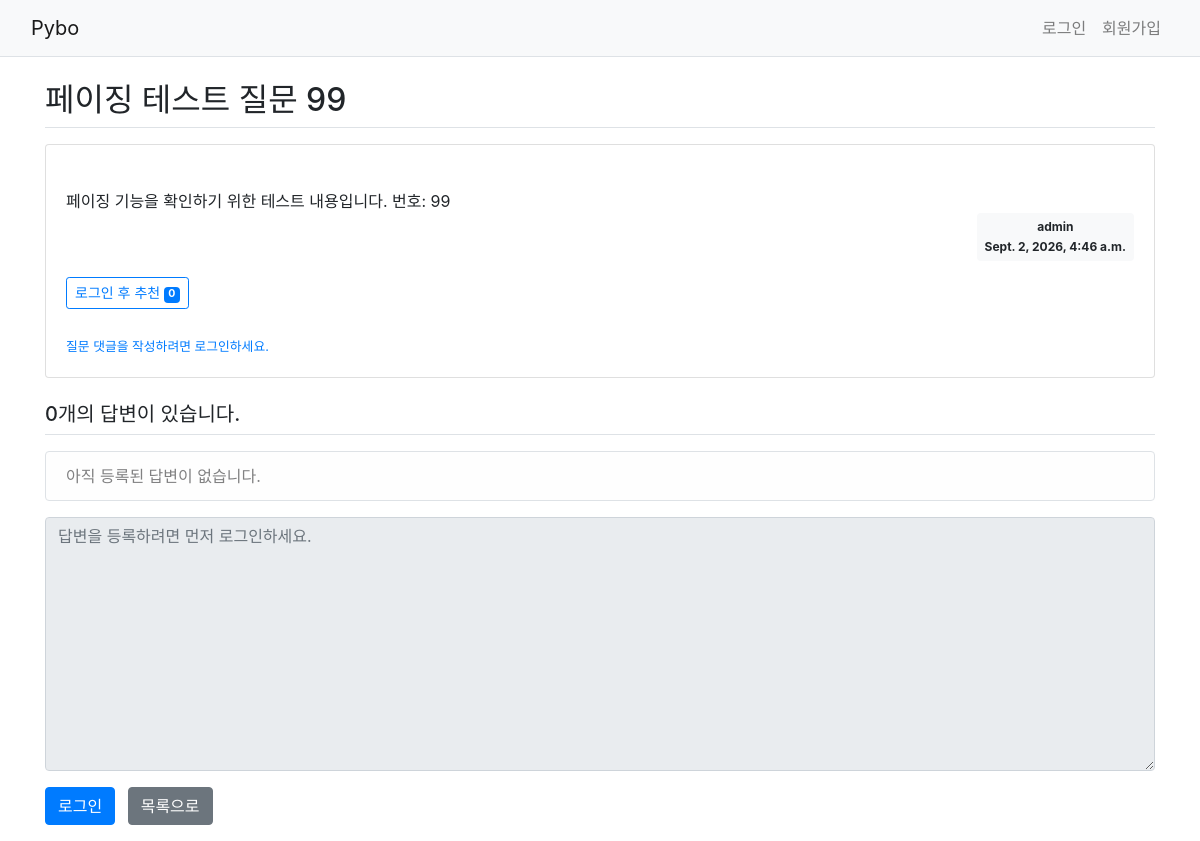
Page /pybo/104/ on the earlier database version.
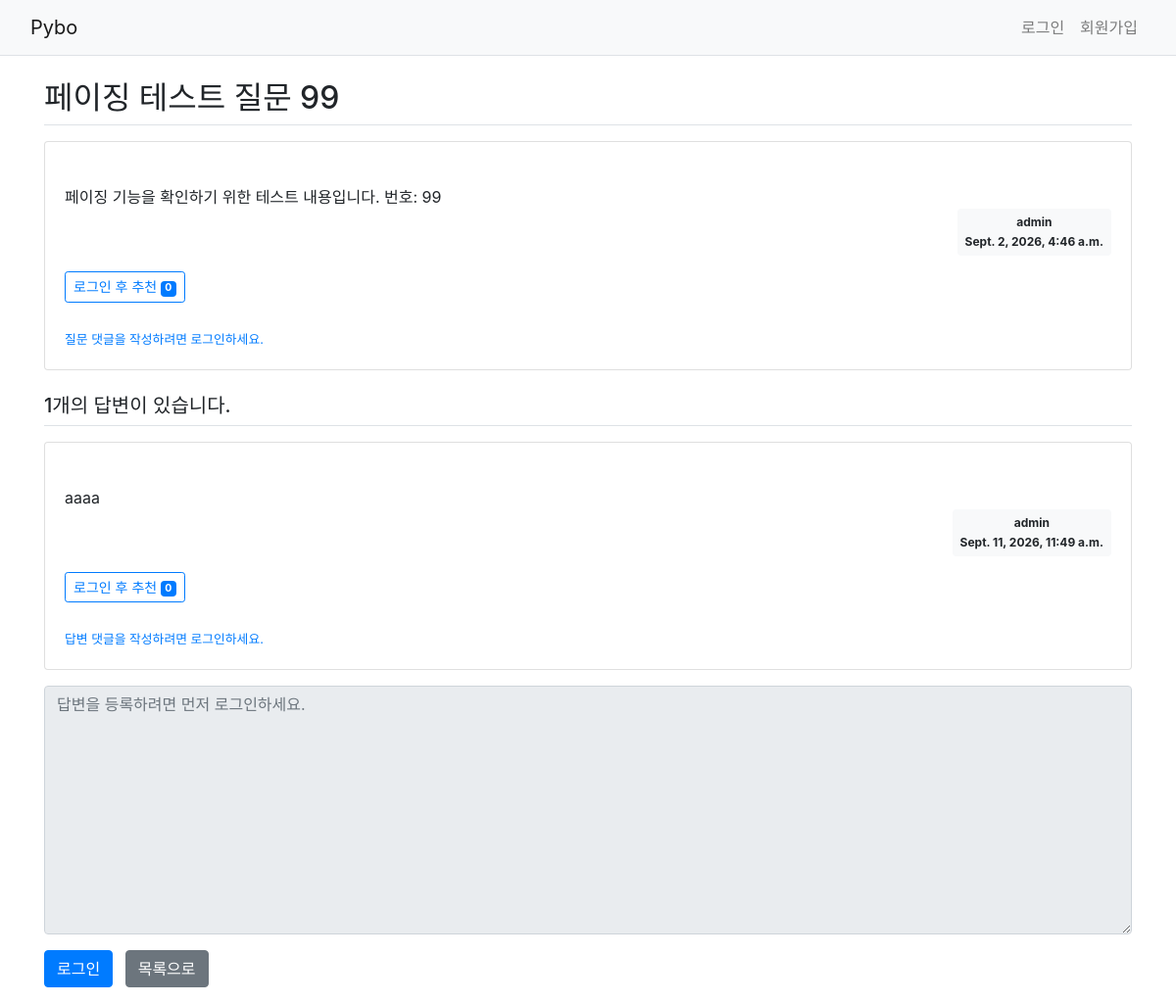
Same page on the later database version.
### pybo/models.py (models this page shows, shortened)
class Question(models.Model):
    author = models.ForeignKey(
        User,
        on_delete=models.CASCADE,
        related_name='author_question',
    )
    subject = models.CharField(
        max_length=200,
    )
    content = models.TextField()
    create_date = models.DateTimeField()
    modify_date = models.DateTimeField(
        null=True,
        blank=True,
    )
    voter = models.ManyToManyField(
        User,
        related_name='voter_question',
        blank=True,
    )

class Answer(models.Model):
    author = models.ForeignKey(
        User,
        on_delete=models.CASCADE,
        related_name='author_answer',
    )
    question = models.ForeignKey(
        Question,
        on_delete=models.CASCADE,
    )
    content = models.TextField()
    create_date = models.DateTimeField()
    modify_date = models.DateTimeField(
        null=True,
        blank=True,
    )
    voter = models.ManyToManyField(
        User,
        related_name='voter_answer',
        blank=True,
    )

### pybo/views/base_views.py (the view)
def detail(request, question_id):
    question = get_object_or_404(
        Question,
        pk=question_id,
    )
    context = {
        'question': question,
    }
    return render(
        request,
        'pybo/question_detail.html',
        context,
    )

### templates/pybo/question_detail.html (shortened to what the changed rows need)
{% extends 'base.html' %}
{% block content %}
<div class="container my-3">
    <h2 class="border-bottom py-2">
        {{ question.subject }}
    </h2>
    <div class="card my-3">
        <div class="card-body">
            <div class="card-text"
                 style="white-space: pre-line;">
                {{ question.content }}
            </div>
            <div class="d-flex justify-content-end">
                <div class="badge badge-light p-2">
                    <div class="mb-2">
                        {{ question.author.username }}
                    </div>
                    <div>
                        {{ question.create_date }}
                    </div>
                </div>
            </div>
            <div class="my-3">
                {% if request.user.is_authenticated %}
                <!--
                    로그인한 사용자가 추천 버튼을 누르면
                    vote_question View로 POST 요청을 보낸다.
                -->
                <form method="post"
                      action="{% url 'pybo:vote_question' question.id %}"
                      class="d-inline">
                    {% csrf_token %}
                    <button type="submit"
                            class="btn btn-sm btn-outline-primary">
                        질문 추천
                        <span class="badge badge-primary">
                            {{ question.voter.count }}
                        </span>
                    </button>
                </form>
                {% else %}
                <a href="{% url 'common:login' %}?next={{ request.path }}"
                   class="btn btn-sm btn-outline-primary">
                    로그인 후 추천
                    <span class="badge badge-primary">
                        {{ question.voter.count }}
                    </span>
                </a>
                {% endif %}
            </div>
            <div class="mt-2">
                {% if request.user.is_authenticated %}
                <a href="{% url 'pybo:comment_create_question' question.id %}"
                   class="small">
                    질문 댓글 추가
                </a>
                {% else %}
                <a href="{% url 'common:login' %}?next={{ request.path }}"
                   class="small">
                </a>
                {% endif %}
            </div>
        </div>
    </div>
    <h5 class="border-bottom my-3 py-2">
        {{ question.answer_set.count }}개의 답변이 있습니다.
    </h5>
    {% for answer in question.answer_set.all %}
    <div class="card my-3">
        <div class="card-body">
            <div class="card-text"
                 style="white-space: pre-line;">
                {{ answer.content }}
            </div>
            <div class="d-flex justify-content-end">
                <div class="badge badge-light p-2">
                    <div class="mb-2">
                        {{ answer.author.username }}
                    </div>
                    <div>
                        {{ answer.create_date }}
                    </div>
                </div>
            </div>
            <div class="my-3">
                {% if request.user.is_authenticated %}
                <!--
                    현재 답변의 ID를 vote_answer URL에 전달한다.
                    주의:
                    question.id가 아니라 반드시 answer.id를 사용한다.
                -->
                <form method="post"
                      action="{% url 'pybo:vote_answer' answer.id %}"
                      class="d-inline">
                    {% csrf_token %}
                    <button type="submit"
                            class="btn btn-sm btn-outline-primary">
                        답변 추천
                        <span class="badge badge-primary">
                            {{ answer.voter.count }}
                        </span>
                    </button>
                </form>
                {% else %}
                <a href="{% url 'common:login' %}?next={{ request.path }}"
                   class="btn btn-sm btn-outline-primary">
                    로그인 후 추천
                    <span class="badge badge-primary">
                        {{ answer.voter.count }}
                    </span>
                </a>
                {% endif %}
            </div>
            <div class="mt-2">
                {% if request.user.is_authenticated %}
                <a href="{% url 'pybo:comment_create_answer' answer.id %}"
                   class="small">
                    답변 댓글 추가
                </a>
                {% else %}
                <a href="{% url 'common:login' %}?next={{ request.path }}"
                   class="small">
                    답변 댓글을 작성하려면 로그인하세요.
                </a>
                {% endif %}
            </div>
        </div>
    </div>
    {% empty %}
    <div class="alert alert-light border">
        아직 등록된 답변이 없습니다.
    </div>
    {% endfor %}
    <form action="{% url 'pybo:answer_create' question.id %}"
          method="post"
          class="my-3">
        <div class="form-group">
        </div>
        {% if request.user.is_authenticated %}
        <button type="submit"
                class="btn btn-primary">
            답변 등록
        </button>
        {% else %}
        <a href="{% url 'common:login' %}?next={{ request.path }}"
           class="btn btn-primary">
        </a>
        {% endif %}
        <a href="{% url 'pybo:index' %}"
           class="btn btn-secondary ml-2">
        </a>
    </form>
</div>
{% endblock %}

Differences in the rows shown:
computed for Question "페이징 테스트 질문 99": answer_set.count "0" → "1"
added Answer: content "aaaa", author.username "admin", create_date "Sept. 11, 2026, 11:49 a.m.", voter.count "0"
Other differences:
text no longer shown: "아직 등록된 답변이 없습니다."
